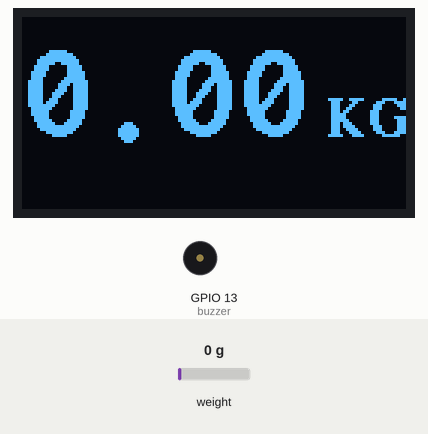
Recording of a sketch running on a simulated ESP8266 (NodeMCU). On the bench: 128×64 one-colour display, buzzer (waves = sounding, pin HIGH). The inputs (shaded band) are chosen by the test bench; at power-on: weight on the scale 0 g. WiFi joins after 1.5 s; servers stay silent unless stated; no MQTT or app messages arrive unless stated; what the sketch prints to the serial monitor is not drawn.

Above: at 4.9 s.
5.0 s: weight on the scale set to 100 g
At 6.4 s:
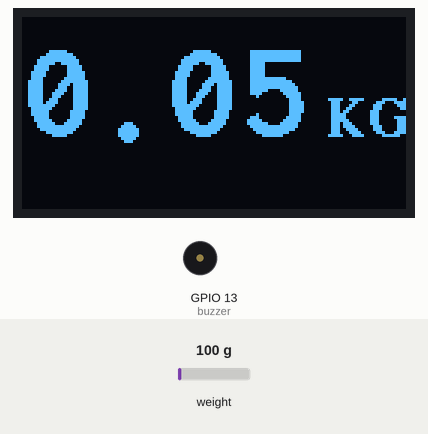
6.8 s: weight on the scale set to 1250 g
At 8.1 s:
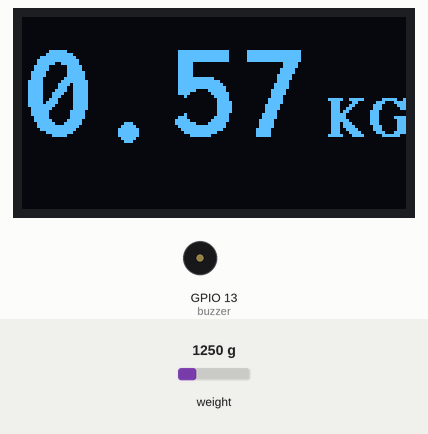
8.6 s: weight on the scale set to 2500 g
At 9.8 s:
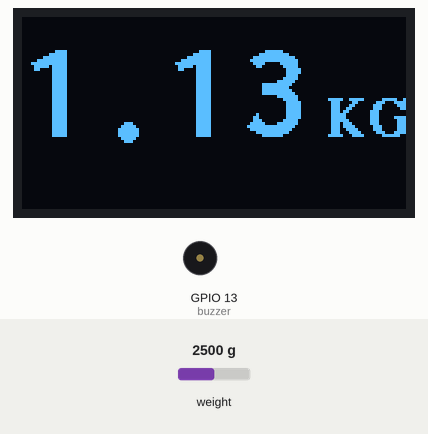
Timing chart, 0 to 11.6 s (numbered marks = the images above; inputs shaded):
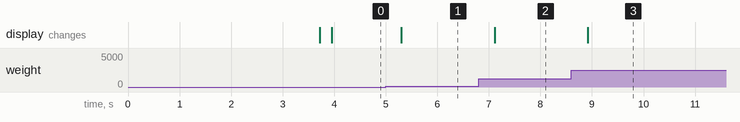

The sketch:

Group23_paperConsumption.ino
```cpp
// (licence header left out)
// Libraries
#include <ESP8266WiFi.h>
#include "Adafruit_MQTT.h"
#include "Adafruit_MQTT_Client.h"
#include "HX711.h"
#include <Arduino.h>
#include <U8g2lib.h>

#ifdef U8X8_HAVE_HW_SPI
#include <SPI.h>
#endif
#ifdef U8X8_HAVE_HW_I2C
#include <Wire.h>
#endif

#define DOUT  12
#define CLK  14
#define kgToLbs 2.2046226218
HX711 scale;

float weightLBS;
float weightKG;
float weightGRAMS;
float prevWeightKG;
float calibration_factor = -305000; //-7050 worked for my 440lb max scale setup
unsigned long currentMillis = 0;
int interval = 15000;
int buzzer = 13;


U8G2_SSD1306_128X64_NONAME_1_SW_I2C u8g2(U8G2_R0, /* clock=*/ SCL, /* data=*/ SDA, /* reset=*/ U8X8_PIN_NONE);   // All Boards without Reset of the Display

// WiFi parameters
#define WLAN_SSID       "Redmi-23"
#define WLAN_PASS       "password"

// Adafruit IO
#define AIO_SERVER      "io.adafruit.com"
#define AIO_SERVERPORT  1883
#define AIO_USERNAME    "ritesh_gupta"
#define AIO_KEY         "2d32996096e74232b8a9e3b231a461d6"  // Obtained from account info on io.adafruit.com


WiFiClient client;

// Setup the MQTT client class by passing in the WiFi client and MQTT server and login details.
Adafruit_MQTT_Client mqtt(&client, AIO_SERVER, AIO_SERVERPORT, AIO_USERNAME, AIO_KEY);

/****************************** Feeds ***************************************/

Adafruit_MQTT_Publish paper_weight = Adafruit_MQTT_Publish(&mqtt, AIO_USERNAME "/feeds/paper_weight");

void setup() {
  Serial.begin(9600);
  Serial.println("HX711 calibration sketch");
  Serial.println("Remove all weight from scale");
  Serial.println("After readings begin, place known weight on scale");
  Serial.println("Press + or a to increase calibration factor");
  Serial.println("Press - or z to decrease calibration factor");
  pinMode(buzzer, OUTPUT);
  scale.begin(DOUT, CLK);
  scale.set_scale();
  scale.tare(); //Reset the scale to 0

  long zero_factor = scale.read_average(); //Get a baseline reading
  Serial.print("Zero factor: "); //This can be used to remove the need to tare the scale. Useful in permanent scale projects.
  Serial.println(zero_factor);
  Serial.print(F("Connecting to "));
  Serial.println(WLAN_SSID);

  WiFi.begin(WLAN_SSID, WLAN_PASS);
  while (WiFi.status() != WL_CONNECTED) {
    delay(500);
    Serial.print(F("."));
  }
  Serial.println();

  Serial.println(F("WiFi connected"));
  Serial.println(F("IP address: "));
  Serial.println(WiFi.localIP());

  // connect to adafruit io
  mqtt.connect();
  u8g2.begin();
}

void loop() {
  // ping adafruit io a few times to make sure we remain connected
  if(! mqtt.ping(3)) {
    // reconnect to adafruit io
    if(! mqtt.connected())
      mqtt.connect();
  }
  scale.set_scale(calibration_factor); //Adjust to this calibration factor
   weightLBS = scale.get_units();
  weightKG = weightLBS / kgToLbs;
  weightGRAMS = weightKG*1000;
  Serial.print("Weight: ");
  Serial.print(scale.get_units(), 3); //scale.get_units() returns a float
  Serial.print("  "); //You can change this to kg but you'll need to refactor the calibration_factor
  Serial.print(weightKG);
  Serial.print(" KG");
  Serial.print("  ");
  Serial.print(weightGRAMS);
  Serial.print(" Gram");
  Serial.println();

  if(millis() - currentMillis > interval){

  if(weightKG != prevWeightKG){
    prevWeightKG = weightKG;
   if (! paper_weight.publish(weightKG))
    Serial.println(F("Failed to publish Door State"));
   else
    Serial.println(F("Door State published!"));
  }
  currentMillis = millis();
  }
  if(weightKG > 9.00){
    Serial.println("weight exceeded, remove weight");
    for(int i=0; i<15; i++){
      digitalWrite(buzzer, LOW);
      delay(1000);
      digitalWrite(buzzer, HIGH);
      delay(1000);
    }
  }
   u8g2.firstPage();
  do {
    u8g2.setFont(u8g2_font_inb30_mn);
    char wght[5];
    String wieghtString = String(weightKG);
    wieghtString.toCharArray(wght,5);
    u8g2.drawStr(0,40,wght);
    u8g2.setFont(u8g2_font_timB14_tr);
    u8g2.drawStr(100,40,"KG");
  } while ( u8g2.nextPage() );
}
```

Measured:
- after the input at 5.0 s, the display: changes after 0.30 s (image 1)
- after the input at 6.8 s, the display: changes after 0.31 s (image 2)
- after the input at 8.6 s, the display: changes after 0.32 s (image 3)
